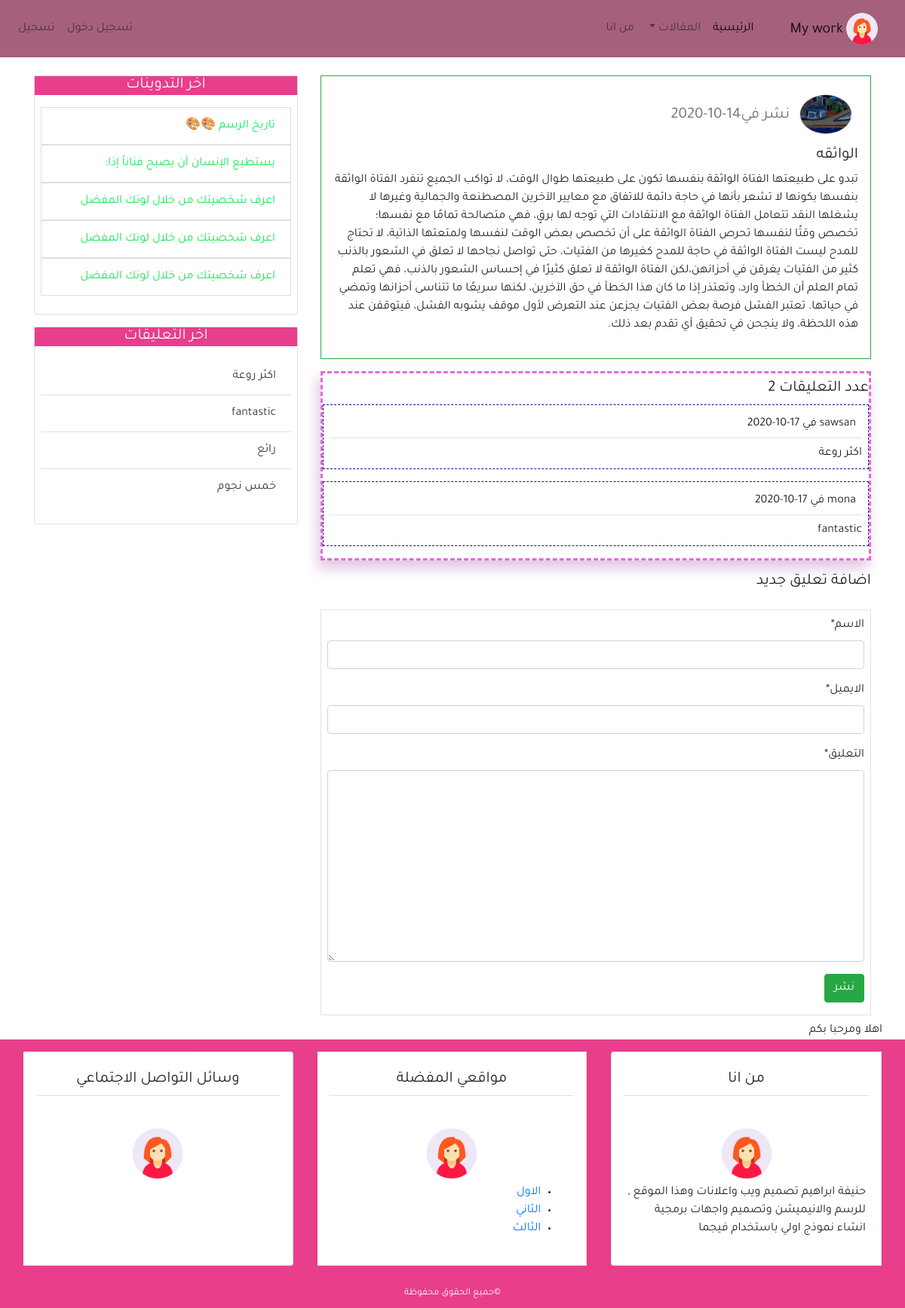
Screenshot of /detail/3/ with the database file from the repository.
### blog/models.py (models this page shows, shortened)
class Post(models.Model):
    title=models.CharField(max_length=100)
    content=models.TextField()
    post_date=models.DateTimeField(default=timezone.now)
    post_update=models.DateTimeField(auto_now=True)
    author=models.ForeignKey(User,on_delete=models.CASCADE)
    def __str__(self):
        return self.title
    class Meta:
       ordering=('-post_date',)

class Comment(models.Model):
      name=models.CharField(max_length=50,verbose_name='الاسم')
      email=models.EmailField(verbose_name='الايميل')
      body=models.TextField(verbose_name='التعليق')
      comment_date=models.DateTimeField(auto_now_add=True)
      active=models.BooleanField(default=False)
      post=models.ForeignKey(Post,on_delete=models.CASCADE,related_name='comments')
      class Meta:
       ordering=('-comment_date',)

### user/models.py (models this page shows, shortened)
class Profile(models.Model):
    image= models.ImageField(default='default.jpg',upload_to='profile_pics')
    user=models.OneToOneField(User,on_delete=models.CASCADE)

### blog/views.py (the view)
# urls.py: path('detail/<int:post_id>/',views.post_detail,name='detail'),
def post_detail(request,post_id):
        post= get_object_or_404(Post, pk=post_id)
        comments=post.comments.filter(active=True)
        if  request.method =='POST':
             comment_form=NewComment(data=request.POST)
             if comment_form.is_valid():
                new_comment=comment_form.save(commit=False)
                new_comment.post= post
                new_comment.save()
                comment_form = NewComment()
        else:
            comment_form=NewComment()
        context={
                    'title':post,
                    'post':post,
                    'comments':comments,
                    'comment_form':comment_form,
        }
        return render(request,'blog/detail.html',context)

### blog/forms.py
class NewComment(forms.ModelForm):
 class Meta:
     model=Comment
     fields=('name','email','body')

### blog/templatetags/post_tag.py (called while the page is built)
@register.inclusion_tag('blog/latests_post.html')
def latest_posts():
    context={
              'l_posts': Post.objects.all()[0:5]
    }
    return context

@register.inclusion_tag('blog/latest_comments.html')
def latest_comments():
    context={
              'l_comments': Comment.objects.filter(active=True)[0:5]
    }
    return context

### blog/templates/blog/detail.html (shortened to what this page needs)
{%extends 'blog/base.html'%}
{% load crispy_forms_tags %}
{%load static%}
{%block content%}
<div class="border border-success p-3 mb-3" >
 <h3>
   <img class="rounded-circle border m-2" width="70px"  src="{{post.author.profile.image.url}} " alt="صورة" >
   <span class="text-secondary">نشر في{{post.post_date|date:'d-m-Y'}}</span><br>
   <h3>{{post.title}}</h3>
   <p>{{post.content}}</p>
 </h3>
</div>
<div class="cc3">
     <h3 class="bordr-bottom mt-2 mb-2 light " >عدد التعليقات {{comments.count}}</h3>
          {% for comment in comments %}
                <ul class="p-2 cc1 ">
                    <h6 class="border-bottom  p-2"> {{comment.name}} <span class="text_sedcondary">في {{comment.comment_date|date:'d-m-Y'}}</span></h6>
                    <p class="mb-0 mt-2">{{comment.body}}</p>
                </ul>
             {% empty %}
                 <h6 class="text-center p-1 mb-2">لا يوجد تعليقات</h6>
           {%  endfor  %}
 </div>
           <h3 class="border-bpttom pb-2 mb-3 mt-3" >اضافة تعليق جديد</h3>
           <div class="border mb-2 p-2">
           <form action=""   method="POST">
             {{comment_form|crispy}}
             <input class="btn btn-success mb-2" type="submit" value="نشر">
           </form>
          </div>
{%endblock%}

### blog/templates/blog/latests_post.html
<ul class="list-group-flush p-2  " >
    {%for post in l_posts %}
    <a class="text-dark" href="{% url 'detail' post.pk %}">
        <li class="list-group-item ff ">{{post.title}}</li>
    </a>
    {% endfor %}
</ul>

### blog/templates/blog/latest_comments.html
<ul class="list-group-flush p-2  " >
    {%for comment in l_comments %}
    <li class="list-group-item ff ">
      <a class="text-dark" href="{% url 'detail' comment.post.pk %}">
            {% if comment.body|length > 10 %}
            {{comment.body|slice:'12'}}..
            {% else %}
            {{comment.body}}
            {%endif%}
      </a>
    </li>
    {% empty %}
       <li class="list-group-item ff ">لا يوجد تعليقات</li>
    {% endfor %}
</ul>

### blog/static/blog/css/main.css (style rules this page uses)
html,body { direction: rtl; text-align: right; }
body { font-family: 'Tajawal',sans-serif; }
h3 { font-size: 1.3em; }
.ff { color: rgb(25, 231, 87); }
.cc3 { border: dashed rgb(224, 109, 219) ; -webkit-box-shadow: -4px 10px 17px 0px rgba(224,195,224,1); -moz-box-shadow: -4px 10px 17px 0px rgba(224,195,224,1); box-shadow: -4px 10px 17px 0px rgba(224,195,224,1); }
.cc1 { border: 1px dashed rgb(23, 24, 123); }

### rows the page displays
Post: author.profile.image (picture), post_date "14-10-2020", title "الواثقه", content "تبدو على طبيعتها الفتاة الواثقة بنفسها تكون على طبيعتها طوال الوقت، لا تواكب الجميع تنفرد الفتاة الواثقة بنفسها بكونها لا تشعر بأنها في حاجة دائمة للاتفاق مع معايير الآخرين المصطنعة والجمالية وغيرها لا يشغلها النقد تتعامل الفتاة الواثقة مع الانتقادات التي توجه لها برقٍ، فهي متصالحة تمامًا مع نفسها؛ تخصص وقتًا لنفسها تحرص الفتاة الواثقة على أن تخصص بعض الوقت لنفسها ولمتعتها الذاتية، لا تحتاج للمدح ليست الفتاة الواثقة في حاجة للمدح كغيرها من الفتيات، حتى تواصل نجاحها لا تعلق في الشعور بالذنب كثير من الفتيات يغرقن في أحزانهن،لكن الفتاة الواثقة لا تعلق كثيرًا في إحساس الشعور بالذنب، فهي تعلم تمام العلم أن الخطأ وارد، وتعتذر إذا ما كان هذا الخطأ في حق الآخرين، لكنها سريعًا ما تتناسى أحزانها…"
Comment: comment_date "17-10-2020", body "اكثر روعة"
Comment: comment_date "17-10-2020", body "fantastic"
Post: title "تاريخ الرسم 🎨🎨"
Post: title "يستطيع الإنسان أن يصبح فناناً إذا:"
Post: title "اعرف شخصيتك من خلال لونك المفضل"
Post: title "اعرف شخصيتك من خلال لونك المفضل"
Post: title "اعرف شخصيتك من خلال لونك المفضل"
Comment: body "رائع"
Comment: body "خمس نجوم"

### other values shown
{{ comments.count }} "2"
